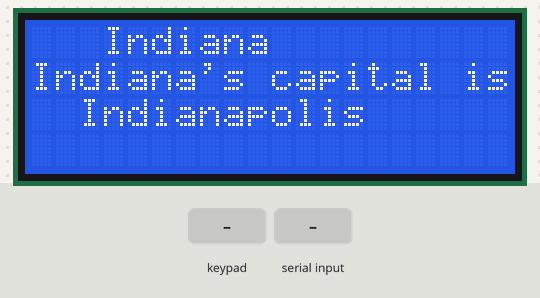
Simulated run of this sketch. Board: Arduino Uno, built with avr-gcc and run on an emulated ATmega328P. Parts: 20×4 character LCD. The test bench sets the inputs (shaded band). What the sketch prints to the serial monitor is not drawn.

Above: at 1.3 s.
1.4 s: key 'U' pressed
At 2.6 s:
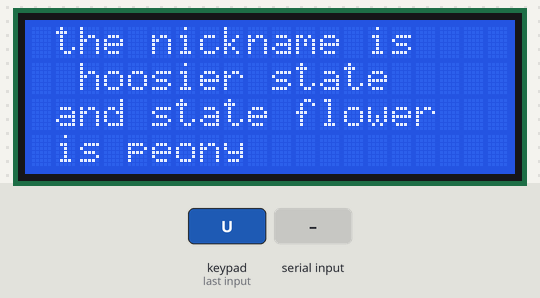
2.9 s: key 'R' pressed
At 3.8 s:
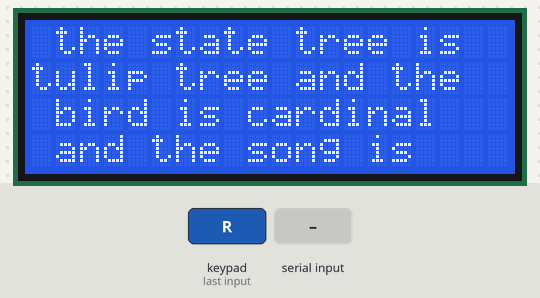
4.4 s: "1\n" received over Serial
5.9 s: "0\n" received over Serial
At 6.5 s:
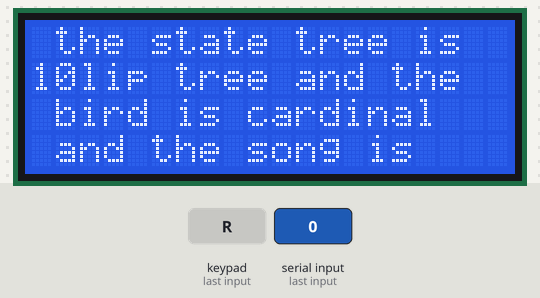
7.4 s: key 'X' pressed
At 8.2 s:
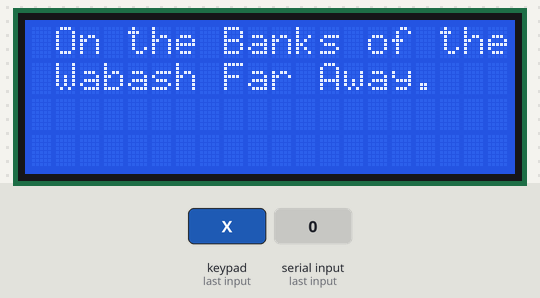
8.9 s: "2\n" received over Serial
At 10.0 s:
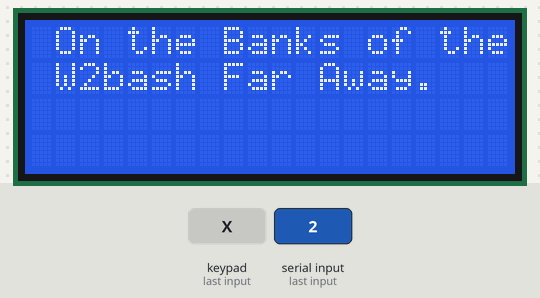
Timing chart, 0 to 11.4 s (numbered marks = the images above; inputs shaded):
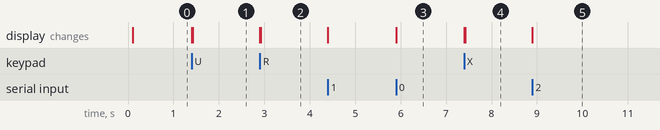

The sketch:

Kiosk.ino
```cpp
// we need this library for the LCD commands
#include <LiquidCrystal.h>
#include <SPI.h>
#include <Wire.h>
#include <ArduinoNunchuk.h>
#include <MemoryFree.h>

#define TWENTYXFOUR
#ifdef TWENTYXFOUR
#define COLUMNS 20
#else
#define COLUMNS 16
#endif
#define ROWS 4

#define NUMPAGES 4
ArduinoNunchuk nunchuk = ArduinoNunchuk();
// initialize the library with the numbers of the interface pins
LiquidCrystal lcd(7, 8, 9, 10, 11, 12);
int state = 0;
int currentPage = 0;
int x = COLUMNS - 1;
int y = 0;
char info[][4][21] = {
  {
    "   Indiana          ",
    "Indiana's capital is",
    "  Indianapolis      ",
    "                    "
  },
  {
    " the nickname is    ",
    "  hoosier state     ",
    " and state flower   ",
    " is peony           "
  }
,
  {
    " the state tree is  ",
    "tulip tree and the  ",
    " bird is cardinal   ",
    " and the song is    "
  }
,
  {
    " On the Banks of the",
    " Wabash Far Away.   ",
    "                    ",
    "                    "
  }
,
  {
    "                    ",
    "                    ",
    "                    ",
    "                    "
  }
,
  {
    "                    ",
    "                    ",
    "                    ",
    "                    "
  }
,
  {
    "                    ",
    "                    ",
    "                    ",
    "                    "
  }
,
  {
    "                    ",
    "                    ",
    "                    ",
    "                    "
  }
,
  {
    "                    ",
    "                    ",
    "                    ",
    "                    "
  }
,
  {
    "                    ",
    "                    ",
    "                    ",
    "                    "
  }

};

void showPage ( int whichPage )
{
  lcd.clear();
  delay(10);
  for (int i=0; i<4; i++)
  {
    lcd.setCursor (0,i);
    lcd.print ( info [whichPage][i]);
  }
}

void setup()
{
  Serial.begin (115200);
  nunchuk.init();
  Serial.print ( "RAM free: " );
  Serial.println ( freeMemory() );
  delay(10);
  lcd.begin(COLUMNS, ROWS); // Specify how many columns and rows in the LCD unit
  delay(10);
  showPage (0);
}

void handleCh()
{
  char ch = 0;
  if (Serial.available())
    ch = Serial.read();

  // Ignore carriage return/line feed
  if ((ch == 10) || (ch == 13))
    ch = 0;

  if (ch)
  {
    x = x + 1;
    if (x == COLUMNS)
    {
      x = 0;
      y = y + 1;
      if (y == ROWS)
        y = 0;
    }

    if (ch == '^') // clearscreen
    {
      lcd.clear();
      x = COLUMNS -1;
      y = ROWS - 1;
    }
    else
    {
      lcd.setCursor (x,y);
      lcd.print ( ch );
    }
  }
}

unsigned long timeout = 0;
void readNunChuk ()
{
  static int lastPage = 0;

  nunchuk.update();

  if (millis() > timeout)
    if ((nunchuk.analogX < 100) || (nunchuk.analogY < 100))
      currentPage--;
    else if ((nunchuk.analogX > 160) || (nunchuk.analogY > 160))
      currentPage++;
    else if (nunchuk.zButton)
      currentPage++;
    else if (nunchuk.cButton)
      currentPage--;

  if (currentPage != lastPage)
  {
    timeout = millis() + 1000;
    if (currentPage < 0)
      currentPage = NUMPAGES - 1;
    currentPage %= NUMPAGES;
    showPage (currentPage);
    Serial.print ( "CurrentPage: " );
    Serial.println ( currentPage );
  }
  lastPage = currentPage;
}

void loop()
{
  handleCh ();
  readNunChuk ();
}
```

Measured:
- after the input at 1.4 s, the display: first changes at once (image 1 shows a later state)
- after the input at 2.9 s, the display: first changes at once (image 2 shows a later state)
- after the input at 5.9 s, the display: changes at once (image 3)
- after the input at 7.4 s, the display: first changes at once (image 4 shows a later state)
- after the input at 8.9 s, the display: changes at once (image 5)
